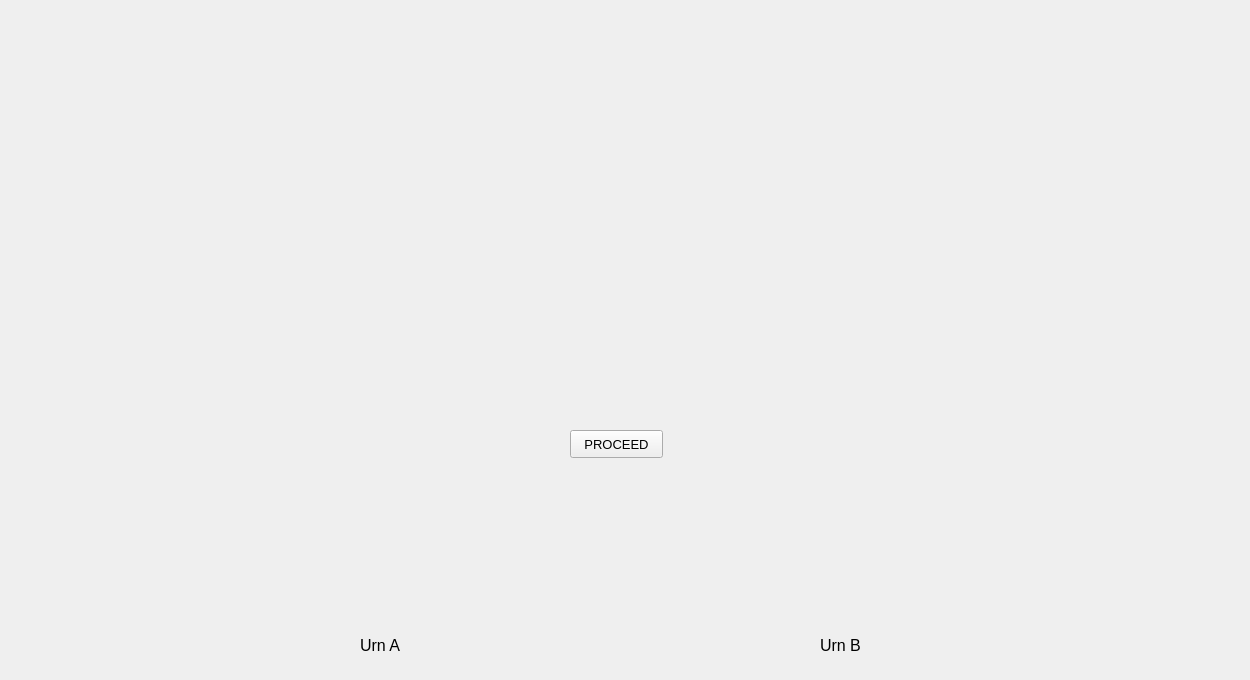
    <widget class="QWidget" name="page3">
     <widget class="QLabel" name="urn_a">
      <property name="geometry">
       <rect>
        <x>360</x>
        <y>620</y>
        <width>51</width>
        <height>51</height>
       </rect>
      </property>
      <property name="font">
       <font>
        <family>Arial</family>
        <pointsize>12</pointsize>
       </font>
      </property>
      <property name="text">
       <string>Urn A</string>
      </property>
     </widget>
     <widget class="QLabel" name="urn_b">
      <property name="geometry">
       <rect>
        <x>820</x>
        <y>620</y>
        <width>51</width>
        <height>51</height>
       </rect>
      </property>
      <property name="font">
       <font>
        <family>Arial</family>
        <pointsize>12</pointsize>
       </font>
      </property>
      <property name="text">
       <string>Urn B</string>
      </property>
     </widget>
     <widget class="QWidget" name="outcome" native="true">
      <property name="geometry">
       <rect>
        <x>490</x>
        <y>340</y>
        <width>251</width>
        <height>141</height>
       </rect>
      </property>
      <widget class="QPushButton" name="proceed_p3">
       <property name="geometry">
        <rect>
         <x>80</x>
         <y>90</y>
         <width>93</width>
         <height>28</height>
        </rect>
       </property>
       <property name="font">
        <font>
         <family>Arial</family>
         <pointsize>10</pointsize>
        </font>
       </property>
       <property name="text">
        <string>PROCEED</string>
       </property>
      </widget>
      <widget class="QLabel" name="outcome_text">
       <property name="geometry">
        <rect>
         <x>40</x>
         <y>10</y>
         <width>181</width>
         <height>71</height>
        </rect>
       </property>
       <property name="font">
        <font>
         <family>Arial</family>
         <pointsize>9</pointsize>
        </font>
       </property>
       <property name="text">
        <string/>
       </property>
       <property name="wordWrap">
        <bool>true</bool>
       </property>
      </widget>
     </widget>
     <widget class="QLabel" name="urn_a_blue">
      <property name="geometry">
       <rect>
        <x>360</x>
        <y>500</y>
        <width>50</width>
        <height>50</height>
       </rect>
      </property>
      <property name="font">
       <font>
        <family>Arial</family>
        <pointsize>10</pointsize>
       </font>
      </property>
      <property name="text">
       <string/>
      </property>
      <property name="pixmap">
       <pixmap>blue_marble.png</pixmap>
      </property>
      <property name="scaledContents">
       <bool>true</bool>
      </property>
     </widget>
     <widget class="QLabel" name="urn_a_red">
      <property name="geometry">
       <rect>
        <x>360</x>
        <y>500</y>
        <width>50</width>
        <height>50</height>
       </rect>
      </property>
      <property name="font">
       <font>
        <family>Arial</family>
        <pointsize>10</pointsize>
       </font>
      </property>
      <property name="text">
       <string/>
      </property>
      <property name="pixmap">
       <pixmap>red_marble.png</pixmap>
      </property>
      <property name="scaledContents">
       <bool>true</bool>
      </property>
     </widget>
     <widget class="QLabel" name="urn_b_red">
      <property name="geometry">
       <rect>
        <x>819</x>
        <y>500</y>
        <width>50</width>
        <height>50</height>
       </rect>
      </property>
      <property name="font">
       <font>
        <family>Arial</family>
        <pointsize>10</pointsize>
       </font>
      </property>
      <property name="text">
       <string/>
      </property>
      <property name="pixmap">
       <pixmap>red_marble.png</pixmap>
      </property>
      <property name="scaledContents">
       <bool>true</bool>
      </property>
     </widget>
     <widget class="QLabel" name="instructions">
      <property name="geometry">
       <rect>
        <x>30</x>
        <y>0</y>
        <width>1211</width>
        <height>331</height>
       </rect>
      </property>
      <property name="font">
       <font>
        <family>Arial</family>
        <pointsize>10</pointsize>
       </font>
      </property>
      <property name="text">
       <string/>
      </property>
      <property name="wordWrap">
       <bool>true</bool>
      </property>
     </widget>
     <widget class="QLabel" name="urn_b_blue">
      <property name="geometry">
       <rect>
        <x>819</x>
        <y>500</y>
        <width>50</width>
        <height>50</height>
       </rect>
      </property>
      <property name="font">
       <font>
        <family>Arial</family>
        <pointsize>10</pointsize>
       </font>
      </property>
      <property name="text">
       <string/>
      </property>
      <property name="pixmap">
       <pixmap>blue_marble.png</pixmap>
      </property>
      <property name="scaledContents">
       <bool>true</bool>
      </property>
     </widget>
     <zorder>outcome</zorder>
     <zorder>urn_a_blue</zorder>
     <zorder>urn_a_red</zorder>
     <zorder>urn_b_red</zorder>
     <zorder>instructions</zorder>
     <zorder>urn_a</zorder>
     <zorder>urn_b</zorder>
     <zorder>urn_b_blue</zorder>
    </widget>
